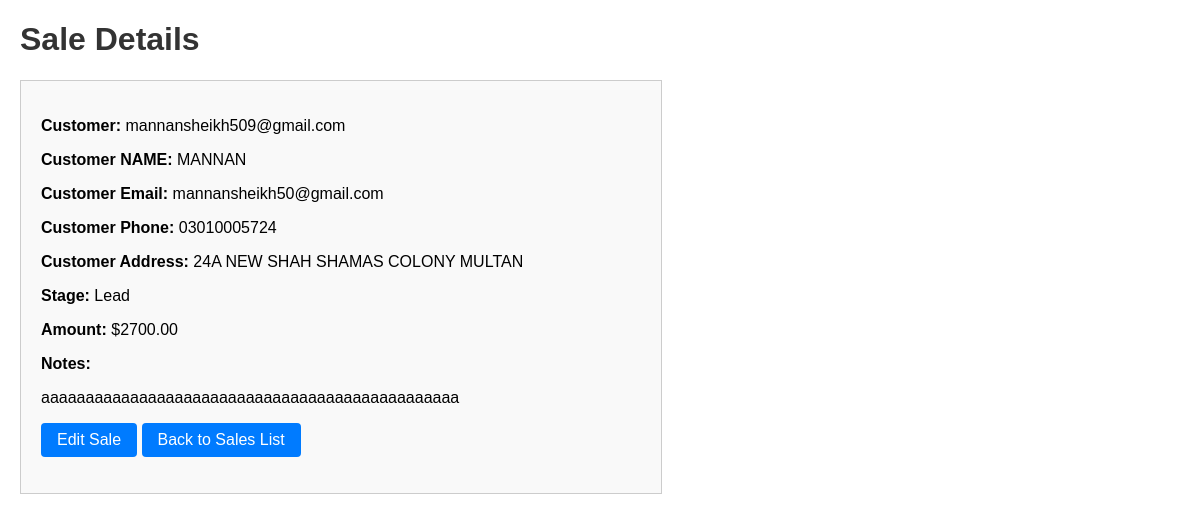
Page /sales/sale/10/ on the committed database.
### sales/models.py (models this page shows, shortened)
class Sale(models.Model):
    customer = models.ForeignKey(Customer, on_delete=models.CASCADE)
    amount = models.DecimalField(max_digits=10, decimal_places=2)
    STAGE_CHOICES = [
        ('Lead', 'Lead'),
        ('Contacted', 'Contacted'),
        ('Qualified', 'Qualified'),
        ('Negotiation', 'Negotiation'),
        ('Won', 'Won'),
        ('Lost', 'Lost'),
    ]
    stage = models.CharField(max_length=20, choices=STAGE_CHOICES)
    user = models.ForeignKey(settings.AUTH_USER_MODEL, on_delete=models.CASCADE)
    notes = models.TextField(blank=True)
    created_at = models.DateTimeField(auto_now_add=True)

### customers/models.py (models this page shows)
class Customer(models.Model):
    user = models.OneToOneField(settings.AUTH_USER_MODEL, on_delete=models.CASCADE)
    name = models.CharField(max_length=255)
    email = models.EmailField(unique=False)
    phone_number = models.CharField(max_length=20, blank=True)
    address = models.TextField(blank=True)
    def __str__(self):
        return self.user.email

### accounts/models.py (models this page shows, shortened)
class User(AbstractBaseUser, PermissionsMixin):
    email = models.EmailField(
        verbose_name='Email',
        max_length=255,
        unique=True,
    )
    name = models.CharField(max_length=200)
    tc = models.BooleanField(default=False)
    is_active = models.BooleanField(default=True)
    is_staff = models.BooleanField(default=False)  # Ensure this field exists
    is_superuser = models.BooleanField(default=False)  # Ensure this field exists
    created_at = models.DateTimeField(auto_now_add=True)
    updated_at = models.DateTimeField(auto_now=True)
    objects = UserManager()
    USERNAME_FIELD = 'email'
    REQUIRED_FIELDS = ['name', 'tc']

### sales/views.py (the view)
# urls.py: path('sale/<int:pk>/', views.sale_detail, name='sale_detail'),
def sale_detail(request, pk):
    sale = get_object_or_404(Sale, pk=pk)
    return render(request, 'sales/sale_detail.html', {'sale': sale})

### sales/templates/sales/sale_detail.html (shortened to what this page needs)
<!DOCTYPE html>
<html lang="en">
<head>
</head>
<body>
  <h1>Sale Details</h1>
  <div class="sale-details">
    <p><strong>Customer:</strong> {{ sale.customer }}</p>
    <p><strong>Customer NAME:</strong> {{ sale.customer.name }}</p>
    <p><strong>Customer Email:</strong> {{ sale.customer.email }}</p>
    <p><strong>Customer Phone:</strong> {{ sale.customer.phone_number }}</p>
    <p><strong>Customer Address:</strong> {{ sale.customer.address }}</p>
    <p><strong>Stage:</strong> {{ sale.get_stage_display }}</p>
    <p><strong>Amount:</strong> ${{ sale.amount }}</p>
    <p><strong>Notes:</strong></p>
    <p>{{ sale.notes }}</p>
    <p>
      <a class="btn" href="{% url 'sales:edit_sale' sale.pk %}">Edit Sale</a>
      <a class="btn" href="{% url 'sales:sale_list' %}">Back to Sales List</a>
    </p>
  </div>
</body>
</html>

### sales/templates/sales/sale_detail.html (style rules this page uses)
body { font-family: Arial, sans-serif; margin: 20px; }
h1 { color: #333; }
.sale-details { border: 1px solid #ccc; padding: 20px; background-color: #f9f9f9; max-width: 600px; }
.btn { display: inline-block; padding: 8px 16px; background-color: #007bff; color: #fff; text-decoration: none; border-radius: 4px; }

### rows in the picture
Sale: customer "mannansheikh509@gmail.com", customer.name "MANNAN", customer.email "mannansheikh50@gmail.com", customer.phone_number "03010005724", customer.address "24A NEW SHAH SHAMAS COLONY MULTAN", stage "Lead", amount "2700.00", notes "aaaaaaaaaaaaaaaaaaaaaaaaaaaaaaaaaaaaaaaaaaaaaaa"
